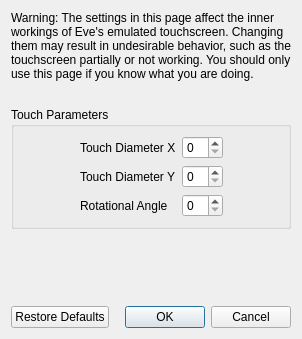
<?xml version="1.0" encoding="UTF-8"?>
<ui version="4.0">
 <class>ConfigureTouchscreenAdvanced</class>
 <widget class="QDialog" name="ConfigureTouchscreenAdvanced">
  <property name="geometry">
   <rect>
    <x>0</x>
    <y>0</y>
    <width>298</width>
    <height>339</height>
   </rect>
  </property>
  <property name="windowTitle">
   <string>Configure Touchscreen</string>
  </property>
  <layout class="QVBoxLayout" name="verticalLayout">
   <item>
    <widget class="QLabel" name="label_2">
     <property name="minimumSize">
      <size>
       <width>280</width>
       <height>0</height>
      </size>
     </property>
     <property name="text">
      <string>Warning: The settings in this page affect the inner workings of Eve's emulated touchscreen. Changing them may result in undesirable behavior, such as the touchscreen partially or not working. You should only use this page if you know what you are doing.</string>
     </property>
     <property name="wordWrap">
      <bool>true</bool>
     </property>
    </widget>
   </item>
   <item>
    <spacer name="verticalSpacer_2">
     <property name="orientation">
      <enum>Qt::Vertical</enum>
     </property>
     <property name="sizeType">
      <enum>QSizePolicy::Fixed</enum>
     </property>
     <property name="sizeHint" stdset="0">
      <size>
       <width>20</width>
       <height>20</height>
      </size>
     </property>
    </spacer>
   </item>
   <item>
    <widget class="QGroupBox" name="gridGroupBox">
     <property name="title">
      <string>Touch Parameters</string>
     </property>
     <layout class="QGridLayout" name="gridLayout">
      <item row="0" column="0">
       <spacer name="horizontalSpacer">
        <property name="orientation">
         <enum>Qt::Horizontal</enum>
        </property>
        <property name="sizeHint" stdset="0">
         <size>
          <width>40</width>
          <height>20</height>
         </size>
        </property>
       </spacer>
      </item>
      <item row="1" column="1">
       <widget class="QLabel" name="label_4">
        <property name="text">
         <string>Touch Diameter Y</string>
        </property>
       </widget>
      </item>
      <item row="0" column="3">
       <spacer name="horizontalSpacer_2">
        <property name="orientation">
         <enum>Qt::Horizontal</enum>
        </property>
        <property name="sizeHint" stdset="0">
         <size>
          <width>40</width>
          <height>20</height>
         </size>
        </property>
       </spacer>
      </item>
      <item row="0" column="1">
       <widget class="QLabel" name="label_3">
        <property name="text">
         <string>Touch Diameter X</string>
        </property>
       </widget>
      </item>
      <item row="2" column="1">
       <widget class="QLabel" name="label_5">
        <property name="text">
         <string>Rotational Angle</string>
        </property>
       </widget>
      </item>
      <item row="0" column="2">
       <widget class="QSpinBox" name="diameter_x_box"/>
      </item>
      <item row="1" column="2">
       <widget class="QSpinBox" name="diameter_y_box"/>
      </item>
      <item row="2" column="2">
       <widget class="QSpinBox" name="angle_box"/>
      </item>
     </layout>
    </widget>
   </item>
   <item>
    <spacer name="verticalSpacer">
     <property name="orientation">
      <enum>Qt::Vertical</enum>
     </property>
     <property name="sizeHint" stdset="0">
      <size>
       <width>20</width>
       <height>40</height>
      </size>
     </property>
    </spacer>
   </item>
   <item>
    <layout class="QHBoxLayout" name="horizontalLayout">
     <item>
      <widget class="QPushButton" name="restore_defaults_button">
       <property name="text">
        <string>Restore Defaults</string>
       </property>
      </widget>
     </item>
     <item>
      <widget class="QDialogButtonBox" name="buttonBox">
       <property name="standardButtons">
        <set>QDialogButtonBox::Cancel|QDialogButtonBox::Ok</set>
       </property>
      </widget>
     </item>
    </layout>
   </item>
  </layout>
 </widget>
 <resources/>
 <connections>
  <connection>
   <sender>buttonBox</sender>
   <signal>accepted()</signal>
   <receiver>ConfigureTouchscreenAdvanced</receiver>
   <slot>accept()</slot>
  </connection>
  <connection>
   <sender>buttonBox</sender>
   <signal>rejected()</signal>
   <receiver>ConfigureTouchscreenAdvanced</receiver>
   <slot>reject()</slot>
   </connection>
 </connections>
</ui>
